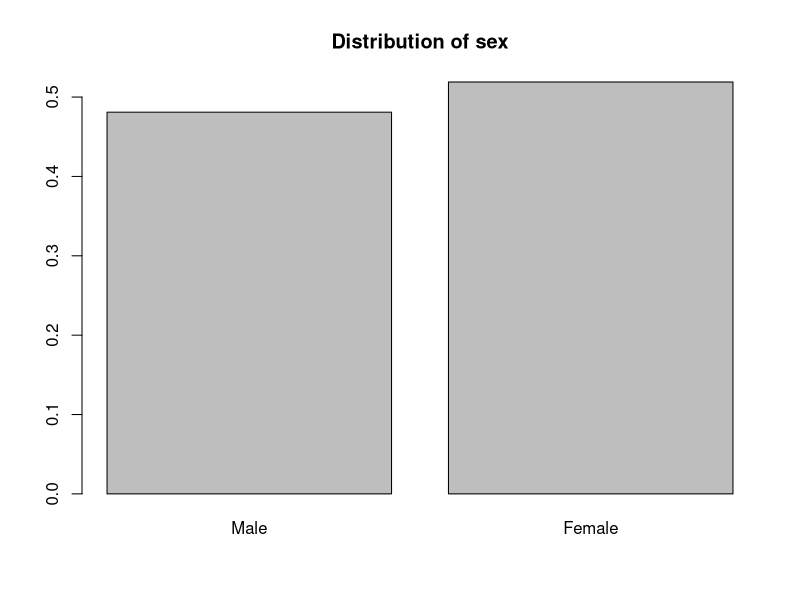
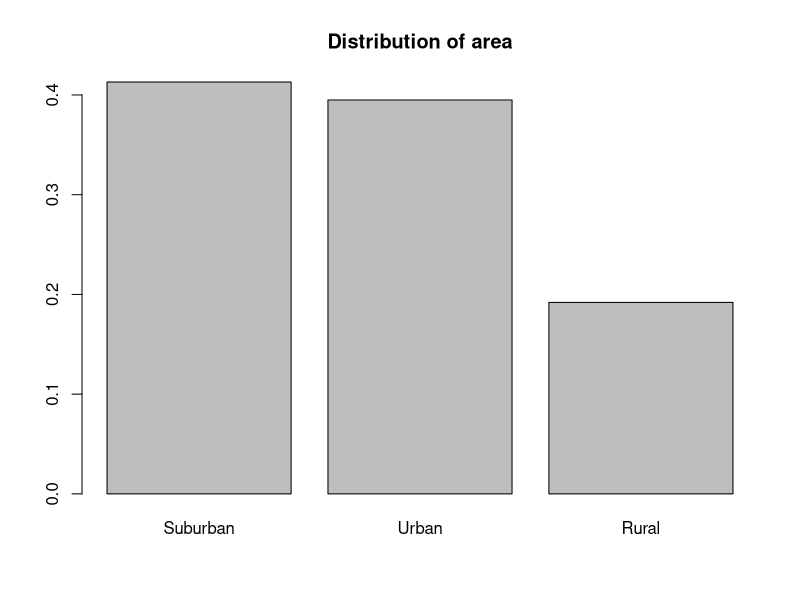
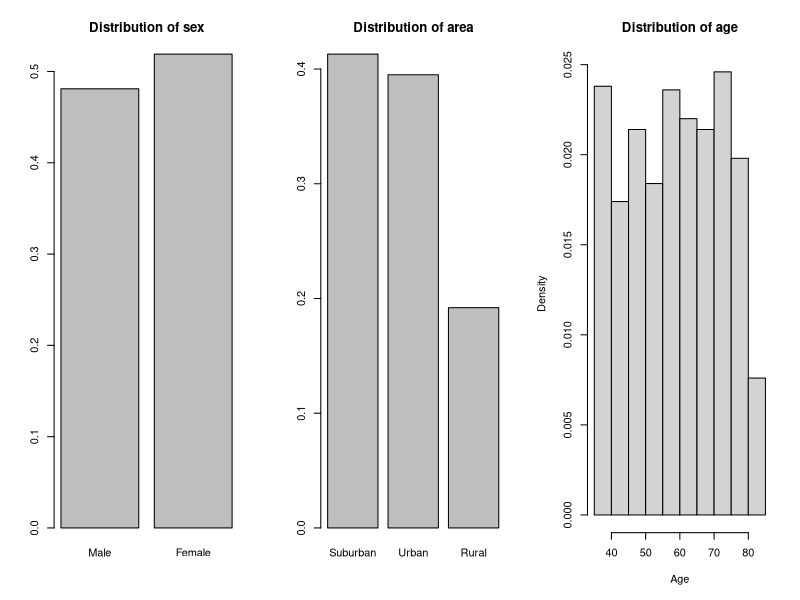

Reproduce these figures in R, in order.
#############################################
# Data frame with 2 covariates where the 
# first has two groups (male, female) and 
# the second covariates has three groups
# (rural, urban and suburban)
#############################################

df <- data.frame(matrix(0,nrow=500,ncol=6))

colnames(df) <- c("Response","Male","Female","Rural","Suburban","Urban")

df[,2] <- rbinom(500,1,0.5) #Male
df[,3] <- ifelse(df[,2] == 0,1,0) #Female
df[,4] <- rbinom(500,1,0.2) #rural
df[which(df[,4]==0),5] <- rbinom(length(which(df[,4]==0)),1,0.2) #suburban
df[which(df[,4]==0 & df[,5]==0),6] <- 1

df$Response <- 0
df[which(df$Male == 1 & df$Rural == 1),1] <-        rbinom(length(which(df$Male == 1 & df$Rural == 1)),1,0.45)
df[which(df$Male == 1 & df$Suburban == 1),1] <-     rbinom(length(which(df$Male == 1 & df$Suburban == 1)),1,0.5)
df[which(df$Male == 1 & df$Urban == 1),1] <-        rbinom(length(which(df$Male == 1 & df$Urban == 1)),1,0.3)
df[which(df$Female == 1 & df$Rural == 1),1] <-      rbinom(length(which(df$Female == 1 & df$Rural == 1)),1,0.5)
df[which(df$Female == 1 & df$Suburban == 1),1] <-   rbinom(length(which(df$Female == 1 & df$Suburban == 1)),1,0.55)
df[which(df$Female == 1 & df$Urban == 1),1] <-      rbinom(length(which(df$Female == 1 & df$Urban == 1)),1,0.4)


df$Response <- 0
df[which(df$Male == 1 & df$Rural == 1),1] <-        rbinom(length(which(df$Male == 1 & df$Rural == 1)),1,0.5)
df[which(df$Male == 1 & df$Suburban == 1),1] <-     rbinom(length(which(df$Male == 1 & df$Suburban == 1)),1,0.5)
df[which(df$Male == 1 & df$Urban == 1),1] <-        rbinom(length(which(df$Male == 1 & df$Urban == 1)),1,0.5)
df[which(df$Female == 1 & df$Rural == 1),1] <-      rbinom(length(which(df$Female == 1 & df$Rural == 1)),1,0.5)
df[which(df$Female == 1 & df$Suburban == 1),1] <-   rbinom(length(which(df$Female == 1 & df$Suburban == 1)),1,0.5)
df[which(df$Female == 1 & df$Urban == 1),1] <-      rbinom(length(which(df$Female == 1 & df$Urban == 1)),1,0.5)

df
library(plyr)
test_df <- matrix(c(ddply(df,.(Male,Female,Rural,Suburban,Urban),summarize,sum(Response))[,6],
ddply(df,.(Male,Female,Rural,Suburban,Urban),summarize,length(Response)-sum(Response))[,6]),ncol=6,byrow=TRUE)

chisq.test(test_df)


##########
library(data.table)
n <- 1000
df <- data.frame(matrix(0,nrow=n,ncol=4))
setDT(df)
#Assign half of the records as male and female
df[,2] <- ifelse(rbinom(n,1,0.5) == 1, "Male","Female")

#Assign 20 percent of the records as living in the rural area, 40 percent in suburban and 40 in urban
df[,3] <- ifelse(rbinom(n,1,0.2)==1,"Rural",ifelse(rbinom(n,1,0.5),"Suburban","Urban"))

#Assign ages randomly from a uniform distribution
df[,4] <- round(runif(n,min=35,max=82),0)
colnames(df) <- c("Response","Sex","Area","Age")

unlist(df[,.N,by=Sex][,1])
p1 <- (unlist(df[,.N,by=Sex][,2]))/n
names(p1) <- unlist(df[,.N,by=Sex][,1])
barplot(p1,main="Distribution of sex")

p2 <- (unlist(df[,.N,by=Area][,2]))/n
names(p2) <- unlist(df[,.N,by=Area][,1])
barplot(p2,main="Distribution of area")

par(mfrow=c(1,3))
barplot(p1,main="Distribution of sex")
barplot(p2,main="Distribution of area")
hist(unlist(df[,"Age"]),main="Distribution of age",prob=TRUE,xlab="Age")

df[Sex=="Male" & Area=="Rural"][,1] <- rbinom(dim(df[Sex=="Male" & Area=="Rural"][,1])[1],1,0.2)
df[Sex=="Male" & Area=="Suburban"][,1] <- rbinom(dim(df[Sex=="Male" & Area=="Suburban"][,1])[1],1,0.5)
df[Sex=="Male" & Area=="Urban"][,1] <- rbinom(dim(df[Sex=="Male" & Area=="Urban"][,1])[1],1,0.4)
df[Sex=="Female" & Area=="Rural"][,1] <- rbinom(dim(df[Sex=="Female" & Area=="Rural"][,1])[1],1,0.4)
df[Sex=="Female" & Area=="Suburban"][,1] <- rbinom(dim(df[Sex=="Female" & Area=="Suburban"][,1])[1],1,0.8)
df[Sex=="Female" & Area=="Urban"][,1] <- rbinom(dim(df[Sex=="Female" & Area=="Urban"][,1])[1],1,0.6)


sex_rep <- 1+sum(apply(df[,mean(Response),by=Sex],1,function(x){ifelse(as.numeric(x[2])<df[,mean(Response)],as.numeric(x[2])-df[,mean(Response)],0)}))/df[,mean(Response)]
area_rep <- 1+sum(apply(df[,mean(Response),by=Area],1,function(x){ifelse(as.numeric(x[2])<df[,mean(Response)],as.numeric(x[2])-df[,mean(Response)],0)}))/df[,mean(Response)]

p_age <- Vectorize(function(a){
sum(df[Age==a,Response])/nrow(df[Age==a])
})
age_rep <- 1+sum(ifelse(p_age(sort(unlist(unique(df[,"Age"]))))<df[,mean(Response)],p_age(sort(unlist(unique(df[,"Age"]))))-df[,mean(Response)],0))/(df[,mean(Response)]*(max(unlist(unique(df[,"Age"])))-min(unlist(unique(df[,"Age"])))))

list("Representativity Sex"=round(sex_rep,4),
     "Representativity Area" = round(area_rep,4),
     "Representativity Age"=round(age_rep,4))
